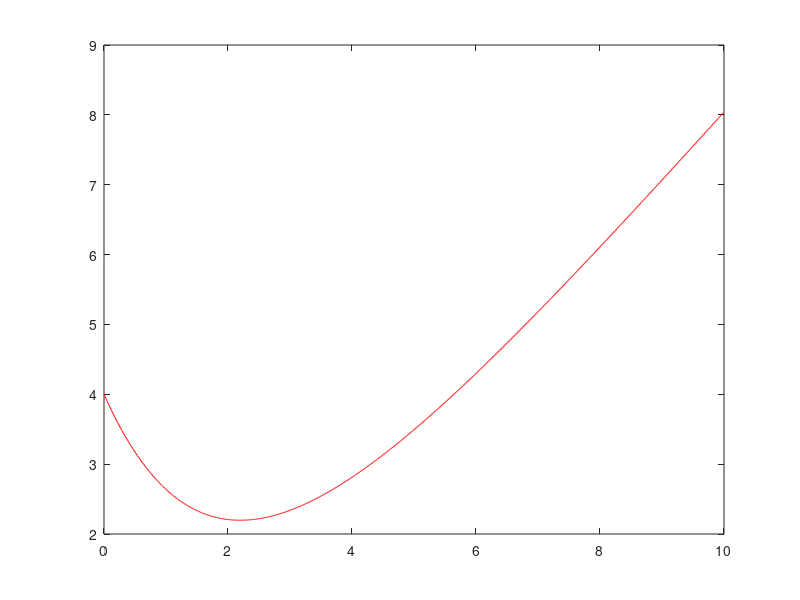

Here is the MATLAB script that generated this plot:
function runge_kutta

    %Definiciones%

    w=1;

    dt=0.01;
    ndt = 1000;

    y=zeros(ndt, 1);
    t=zeros(ndt, 1);

    %Valores iniciales

    y(1) = 4;
    t(1) = 0;

    %Euler

    for j=1:ndt-1
        k1 = dt * funcion(t(j), y(j));
        yg = y(j) + k1/(2*w);
        tg = t(j) + dt/(2*w);
        k2 = dt * funcion(tg, yg);
        y(j+1) = y(j) + (1-w) * k1 + w * k2;
        display(yg);
        t(j+1) = t(j) + dt;
    endfor

    %Comparación

    figure(1)
    plot(t, y, 'r');

end

function fy=funcion(x,z)
    fy = (x/2) - (z/2);
end